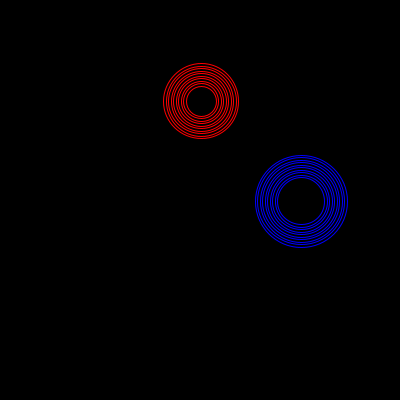
Frame 1 (no input)
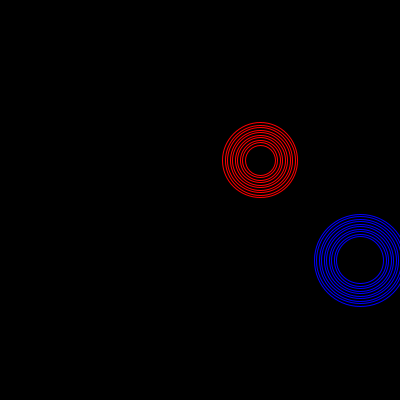
Frame 60 (the mouse pressed at the canvas centre just before this capture)
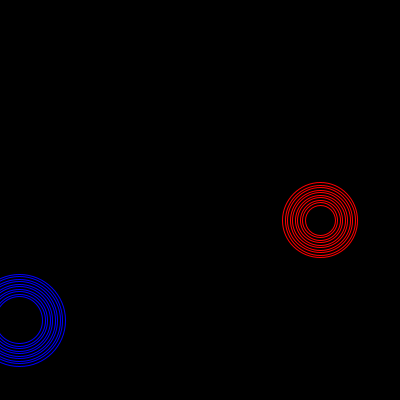
Frame 120 (the mouse held since frame 60 and released just before this capture)

The Processing sketch that drew these frames (run headless with seeded random() and noise(); from frame 60 on, the mouse is pressed at the canvas centre):

// Processing sketch: processing_147426
// ── processing_147426.pde

//Copyright Christopher Henley 2014
//ICE17

Figure f1,f2;

void setup(){
  size(400,400);
  f1=new Figure();
  f1.x=200;
  f1.y=100;
  f1.dim=30;
  f1.col=color(255,0,0);
  
  f2=new Figure();
  f2.x=300;
  f2.y=200;
  f2.dim=47;
  f2.col=color(0,0,255);
  
  noStroke();
  rectMode(CENTER);
  ellipseMode(CENTER);
}

void draw(){
  background(0);
  f1.moveFigure();
  f1.drawFigure();
  f2.moveFigure();
  f2.drawFigure();
}
class Figure
{
 int x,y,dim;
 color col;
 
 void drawFigure(){
   noFill();
   stroke(col);
   float sz=dim;
   for (int i=0; i<10; i++){
     ellipse(x,y,sz,sz);
     sz+=5;
   }
 }
 
 void moveFigure(){
   x+=1;
   y+=1;
   if (x>width){
     x=0;
   }
   if (y>height){
     y=0;
   }
 }
}
